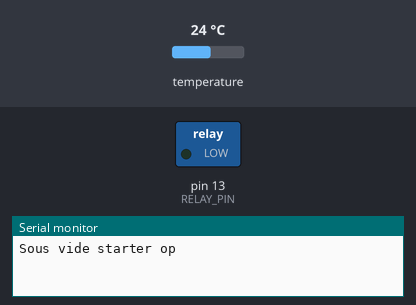
This sketch was run on a simulated Arduino Uno, built with avr-gcc and run on an emulated ATmega328P. Parts: switched loads named in the sketch (green lamp = pin HIGH), the last lines printed to the serial monitor. The inputs (shaded band) are chosen by the test bench; at power-on: temperature 24 °C.

Above: at 0.6 s.
At 28.1 s:
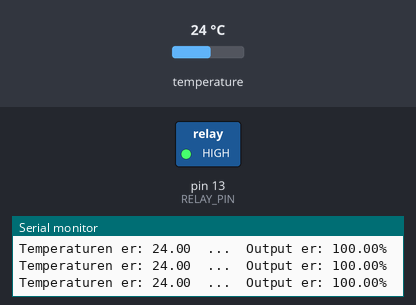
Timing chart, 0 to 32.8 s (numbered marks = the images above):
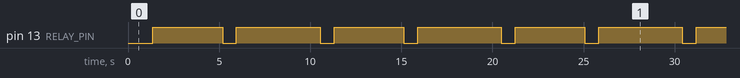

The sketch:

sousvide.ino
```cpp
/********************************************************************/
// First we include the libraries
#include <OneWire.h>
#include <DallasTemperature.h>
#include <PID_v1.h>
/********************************************************************/
// Data wire is plugged into pin 2 on the Arduino
#define ONE_WIRE_BUS 2
// Relay is conected to pin 6 on the arduino
#define RELAY_PIN 13
/********************************************************************/
// Setup a oneWire instance to communicate with any OneWire devices
// (not just Maxim/Dallas temperature ICs)
OneWire oneWire(ONE_WIRE_BUS);
/********************************************************************/
// Pass our oneWire reference to Dallas Temperature.
DallasTemperature sensors(&oneWire);
/********************************************************************/

//Define Variables need for PID
double Setpoint, Input, Output;
//Specify the links and initial tuning parameters
double Kp=1750, Ki=100, Kd=0;
// Initialize PID library
PID myPID(&Input, &Output, &Setpoint, Kp, Ki, Kd, DIRECT);

int WindowSize_relay = 5000;
int WindowSize_Tsens = 200;
unsigned long windowStartTime_relay;
unsigned long windowStartTime_Tsens;

void setup(){
  windowStartTime_relay = millis();
  windowStartTime_Tsens = millis();
  Serial.begin(9600);
  Serial.println("Sous vide starter op");
  pinMode(RELAY_PIN, OUTPUT);
  //initialize the variables we're linked to
    Setpoint = 58;

    //tell the PID to range between 0 and the full window size
    myPID.SetOutputLimits(0, WindowSize_relay);

    //turn the PID on
    myPID.SetMode(AUTOMATIC);


  // Start up the library
  sensors.begin();
}

void loop(void){
  if(millis() - windowStartTime_relay > WindowSize_relay){ //time to shift the Relay Window
    windowStartTime_relay += WindowSize_relay;
    Serial.print("Temperaturen er: ");
    Serial.print(Input);
    Serial.print("  ...  ");
    Serial.print("Output er: ");
    Serial.print(Output/5000*100);
    Serial.println("%");
  }
  if(millis() - windowStartTime_Tsens > WindowSize_Tsens){
    windowStartTime_Tsens += WindowSize_Tsens;
  }

  if(millis() - windowStartTime_Tsens > WindowSize_Tsens){
    sensors.requestTemperatures(); // Send the command to get temperature readings
    Input = sensors.getTempCByIndex(0);
    myPID.Compute();
  }
  if (Output > millis() - windowStartTime_relay) digitalWrite(RELAY_PIN, HIGH);
  else digitalWrite(RELAY_PIN, LOW);
}
```

Measured:
- by itself, pin 13 (RELAY_PIN): moves between LOW and HIGH, repeating every 25.2 s
- by itself, everything shown: repeats every 25.2 s, in 10 steps
